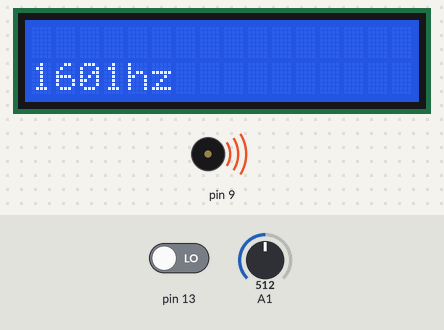
This sketch was run on a simulated Arduino Uno, built with avr-gcc and run on an emulated ATmega328P. Parts: 16×2 character LCD, buzzer (waves = sounding). The inputs (shaded band) are chosen by the test bench; at power-on: pin 13 LOW, A1 = 512.

Above: at 1.2 s.
1.3 s: pin 13 driven HIGH
At 2.1 s:
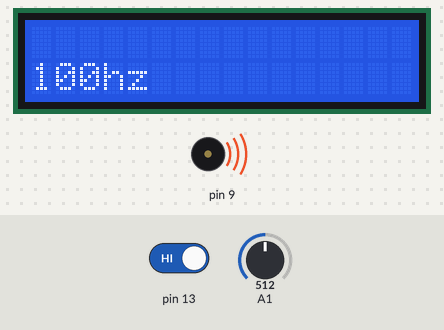
3.8 s: pin 13 driven LOW
At 4.54 s:
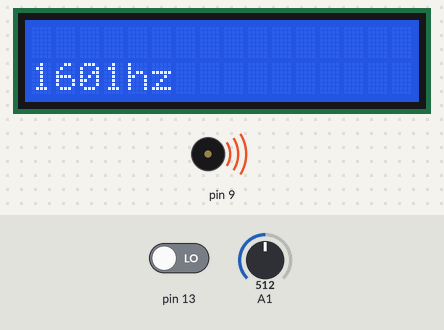
6.8 s: A1 set to 716
At 7.32 s:
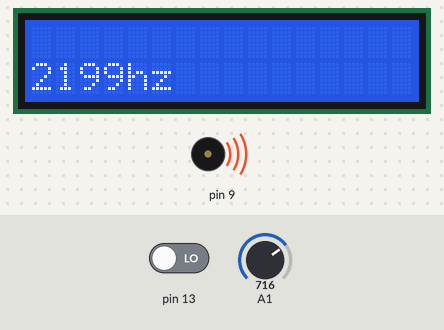
8.3 s: A1 set to 900
At 8.5 s:
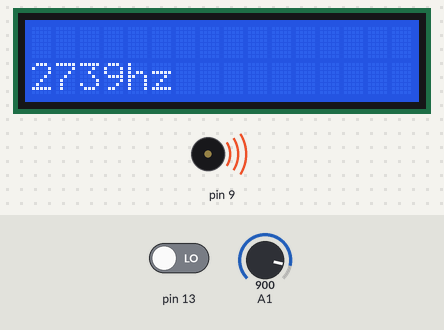
9.8 s: A1 set to 1023
At 10.0 s:
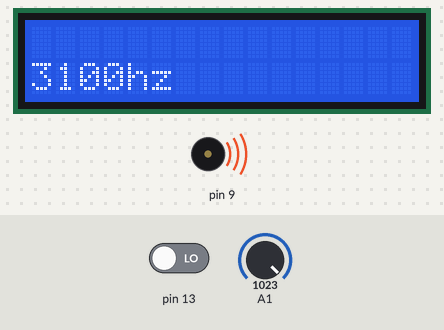
Timing chart, 0 to 12.3 s (numbered marks = the images above; inputs shaded):
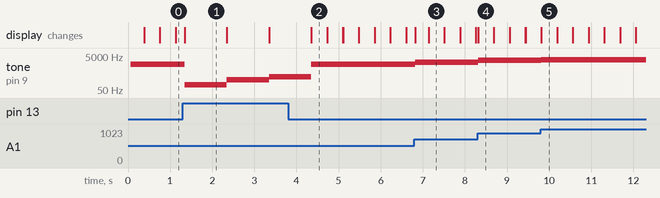

Measured:
- after the input at 1.3 s, tone on pin 9: 1601 Hz → 100 Hz after 0.05 s, → 200 Hz 1.0 s later, → 300 Hz 1.0 s later; the display: changes after 0.05 s (image 1)
- after the input at 3.8 s, the display: first changes after 0.56 s (image 2 shows a later state)
- after the input at 6.8 s, tone on pin 9: 1601 Hz → 2199 Hz at once; the display: changes at once (image 3)
- after the input at 8.3 s, tone on pin 9: 2199 Hz → 2739 Hz at once; the display: changes at once (image 4)
- after the input at 9.8 s, tone on pin 9: 2739 Hz → 3100 Hz at once; the display: first differs from a run without the input at once (image 5)
- what the display in image 1 shows lasts 1.1 s, from 1.3 s to 2.4 s

The sketch:

signal_generator.ino
```cpp
int i ;
int f = 400;
#include <LiquidCrystal.h>
LiquidCrystal lcd(12, 11, 5, 4, 3, 2);
boolean mode;
int val;
int hert;

void setup(){
  lcd.begin(16, 2);
  pinMode(9,OUTPUT);
  pinMode(13,INPUT);
  pinMode(7,INPUT);
  pinMode(8,INPUT);
  Serial.begin(9600);
}


void loop(){

  if(digitalRead(13)==HIGH){
   mode=true;
  }else{
    mode=false;
  }
  if(mode==true){
   steps();
  }else if(mode==false){
    mode2();
  }
}

void steps(){
  for(i=100;i<3100;i+=100){
    if(digitalRead(13)==LOW){
      break;
      mode2();
      Serial.print(true);

    }
      tone(9,i);
      lcd.setCursor(0,1);
      lcd.print(i);
      lcd.print("hz");
      delay(1000);
      lcd.clear();
    }
}

void mode2(){
 val = analogRead(1);
 hert = map(val,0,1023,100,3100);
 tone(9,hert);
 lcd.setCursor(0,1);
 lcd.print(hert);
 lcd.print("hz");
 delay(50);
 lcd.clear();
}
```
